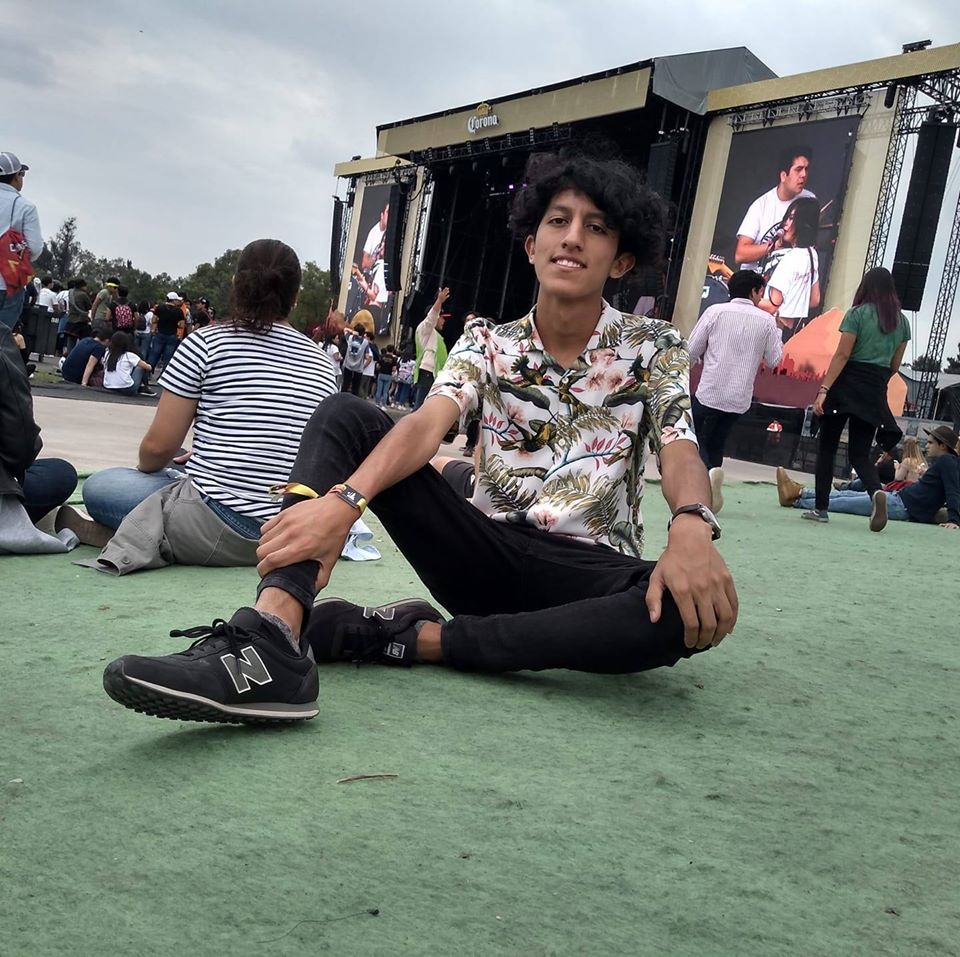
#> input picture Proyecto/proyecto_imagenes/Imagenes/foto_perfil.jpg, 960 x 957 px, found by its file name
$ python Practica_num_1.py
#> lines starting #> are read from the running program, lines starting #| are printed output that depends on the picture
# Carlos Alfonso Barrón Rivera 2019630166
from PIL import Image

def abrir_imagen(ruta):
    imagen = Image.open(ruta)
    return imagen

def cerrar_imagen(imagen):
    imagen.close()

def crear_imagen(tipo_imagen,tamanio):
    nueva_imagen = Image.new(tipo_imagen, tamanio)
    return nueva_imagen

def guardar_imagen(imagen,datos,nombre_imagen):
    imagen.putdata(datos)
    imagen.save(nombre_imagen)

def escala_de_grises(img_inicial,img_grises):#obtiene una imagen en escala de grises a partir de una imagen RGB

#> called with img_inicial = 'foto_perfil.jpg', img_grises = 'foto_perfil_grises.jpg'
    imagen = abrir_imagen(img_inicial)#se abre la imagen inicial
#> in abrir_imagen, imagen is the input picture: PIL image 960x957 RGB; mean R, G, B 118.3, 124.8, 118.6

    datos = imagen.getdata()#se obtienen las matrices de la imagen

    nivel_gris = [(datos[x][0] + datos[x][1] + datos[x][2]) // 3 for x in range(len(datos))]#se hace el promedio de los 3 canales en numero entero
#> nivel_gris = 918720 items

    imagen_gris = crear_imagen('L', imagen.size)#se indica que es una imagen en escala de grises del tamaño de la imagen inicial
#> in crear_imagen, `nueva_imagen = Image.new(tipo_imagen, tamanio)`: nueva_imagen: PIL image 960x957 L; every value is 0

    guardar_imagen(imagen_gris,nivel_gris,img_grises)#se guardan los datos de la imagen nueva
#> in guardar_imagen, `imagen.putdata(datos)`:
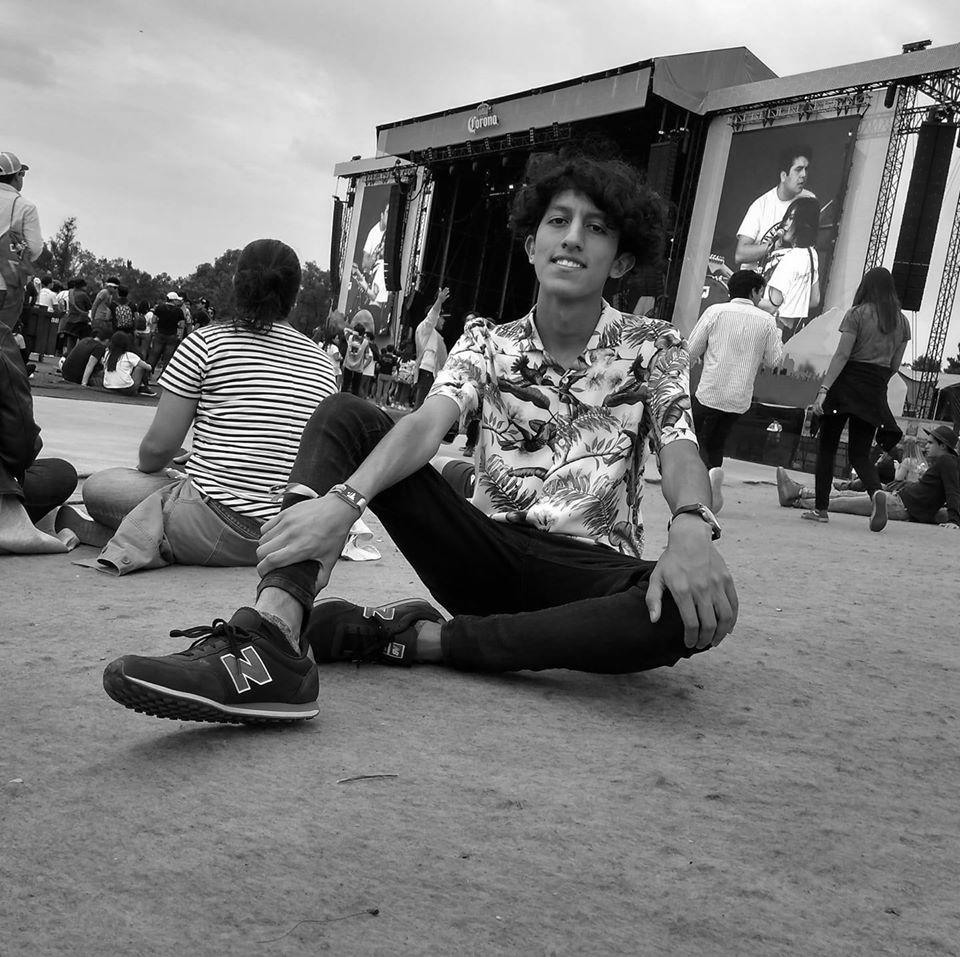
#> imagen: PIL image 960x957 L; min 0, max 255, mean 120.2

    cerrar_imagen(imagen_gris)#se cierra la imagen creada
    cerrar_imagen(imagen)#se cierra la imagen


def negativo_RGB(img_inicial,nombre_img_negativo):#obtiene el negativo de de la imagen deseada tipo RGB

#> called with img_inicial = 'foto_perfil.jpg', nombre_img_negativo = 'foto_perfil_negativa.jpg'
    imagen = abrir_imagen(img_inicial)#se abre la imagen inicial
    datos = list(imagen.getdata())#se obtienen las matrices de la imagen
#> datos = 918720 items

    datos_invertidos = [(255 - datos[x][0], 255 - datos[x][1], 255 - datos[x][2]) for x in range(len(datos))]#se hace la resta de 255 menos el valor de cada pixel para obtener su negativo
#> datos_invertidos = 918720 items

    imagen_invertida = crear_imagen('RGB', imagen.size)#se indica que es una imagen en rgb del tamaño de la imagen inicial
#> in crear_imagen (call 2), `nueva_imagen = Image.new(tipo_imagen, tamanio)`: nueva_imagen: PIL image 960x957 RGB; every value is 0

    guardar_imagen(imagen_invertida,datos_invertidos,nombre_img_negativo)#se guardan los datos de la imagen nueva
#> call 2 of guardar_imagen, with nombre_imagen = 'foto_perfil_negativa.jpg'
#> in guardar_imagen (call 2), `imagen.putdata(datos)`:
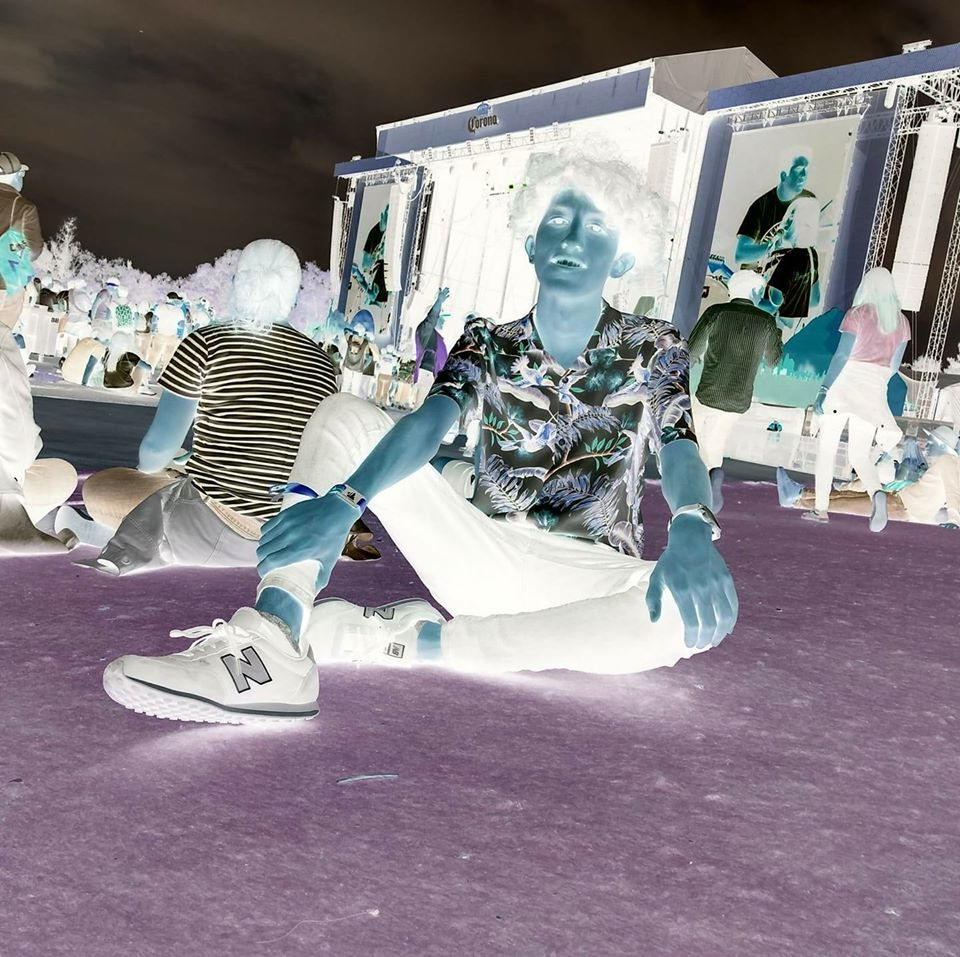
#> imagen: PIL image 960x957 RGB; mean R, G, B 136.7, 130.2, 136.4

    cerrar_imagen(imagen_invertida)#se cierra la imagen creada
    cerrar_imagen(imagen)#se cierra la imagen

def negativo_de_escala_grises(img_inicial,nombre_img_negativo):#obtiene el negativo de de la imagen deseada tipo escala de grises

#> called with img_inicial = 'foto_perfil_grises.jpg', nombre_img_negativo = 'foto_perfil_grises_negativo.jpg'
    imagen = abrir_imagen(img_inicial)#se abre la imagen inicial
    datos = imagen.getdata()

    datos_invertidos = [255 - x for x in datos]
#> datos_invertidos = 918720 items

    imagen_invertida = crear_imagen('L', imagen.size)#se indica que es una imagen en rgb del tamaño de la imagen inicial

    guardar_imagen(imagen_invertida,datos_invertidos,nombre_img_negativo)#se guardan los datos de la imagen nueva
#> call 3 of guardar_imagen, with nombre_imagen = 'foto_perfil_grises_negativo.jpg'
#> in guardar_imagen (call 3), `imagen.putdata(datos)`:
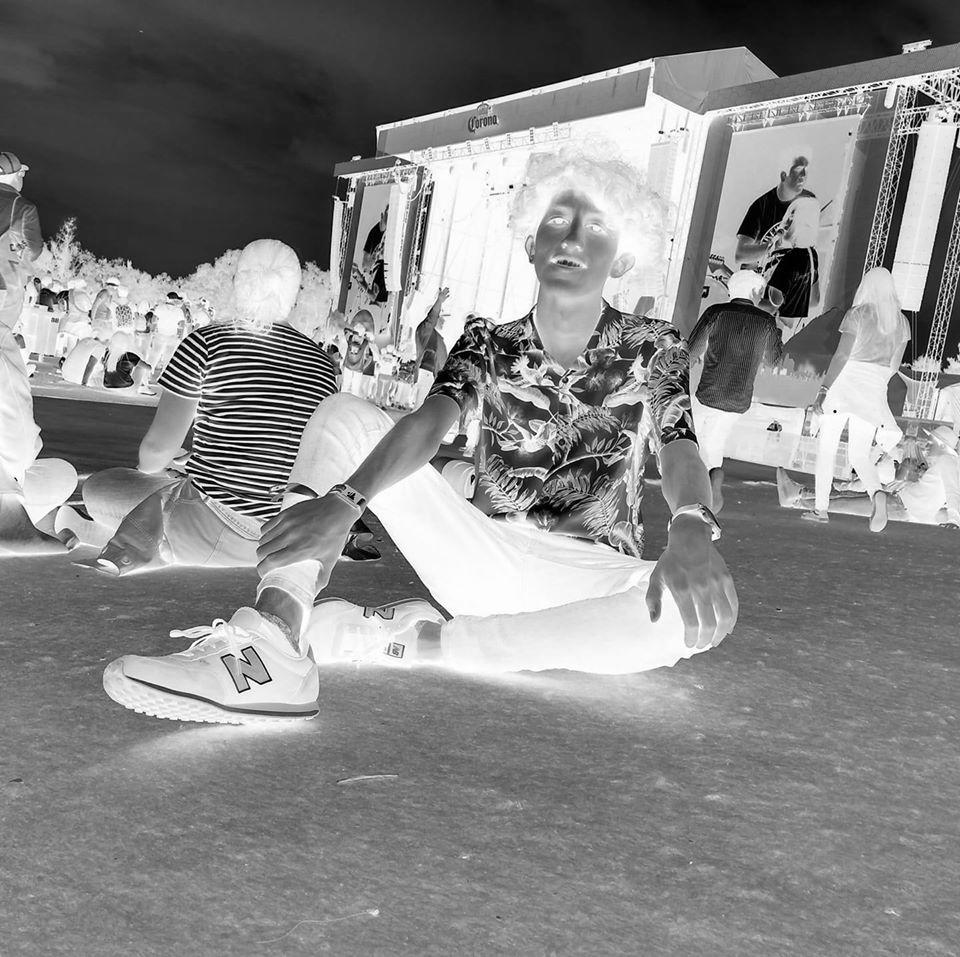
#> imagen: PIL image 960x957 L; min 0, max 255, mean 134.8

    cerrar_imagen(imagen_invertida)#se cierra la imagen creada
    cerrar_imagen(imagen)#se cierra la imagen

def negativo_de_binaria(img_inicial,img_negativa_binaria):

    imagen = abrir_imagen(img_inicial)#se abre la imagen inicial
    datos = imagen.getdata()

    datos_invertidos = [1 - x for x in datos]

    imagen_invertida = crear_imagen('1', imagen.size)#se indica que es una imagen en rgb del tamaño de la imagen inicial

    guardar_imagen(imagen_invertida,datos_invertidos,img_negativa_binaria)#se guardan los datos de la imagen nueva

    cerrar_imagen(imagen_invertida)#se cierra la imagen creada
    cerrar_imagen(imagen)#se cierra la imagen

escala_de_grises('foto_perfil.jpg','foto_perfil_grises.jpg')
negativo_RGB("foto_perfil.jpg","foto_perfil_negativa.jpg")
negativo_de_escala_grises("foto_perfil_grises.jpg","foto_perfil_grises_negativo.jpg")
#> (the run stopped early here; a loop or call above may not have finished)

$ run again, with Proyecto/proyecto_imagenes/Imagenes/Acuarelas.jpg copied over Proyecto/proyecto_imagenes/Imagenes/foto_perfil.jpg
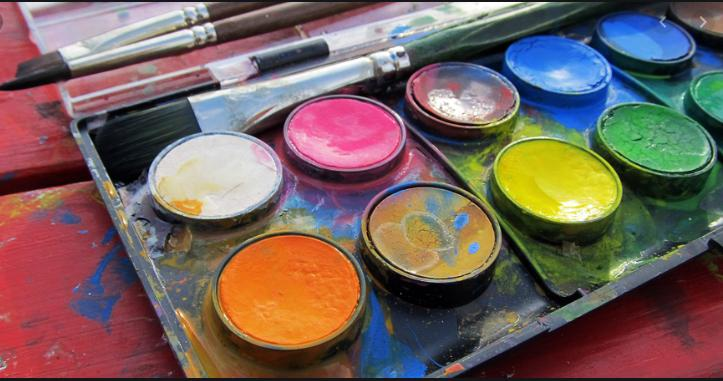
#> input picture Proyecto/proyecto_imagenes/Imagenes/Acuarelas.jpg, 723 x 381 px, found by its file name
#> in abrir_imagen, imagen is the input picture: PIL image 723x381 RGB; mean R, G, B 117.3, 97.3, 92.1
#> nivel_gris = 275463 items
#> nueva_imagen: PIL image 723x381 L; every value is 0
#> nueva_imagen: PIL image 723x381 RGB; every value is 0
#> in guardar_imagen (call 2), `imagen.putdata(datos)`:
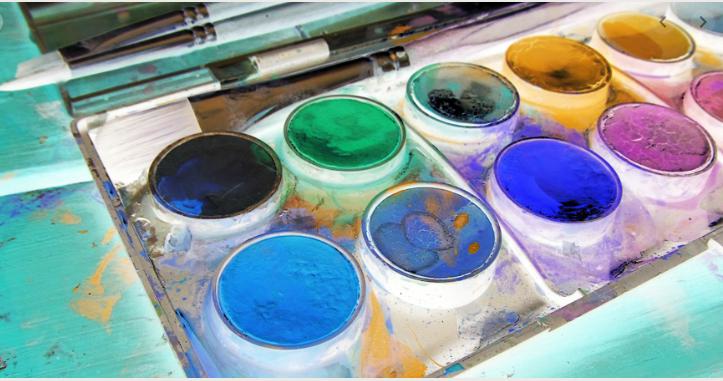
#> imagen: PIL image 723x381 RGB; mean R, G, B 137.7, 157.7, 162.9
#> in guardar_imagen (call 3), `imagen.putdata(datos)`:
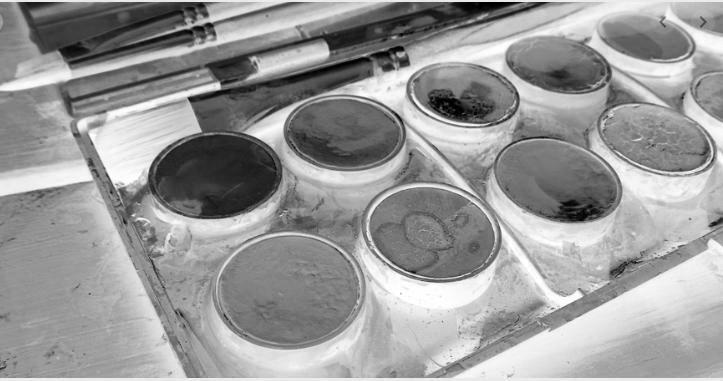
#> imagen: PIL image 723x381 L; min 0, max 255, mean 153.1
